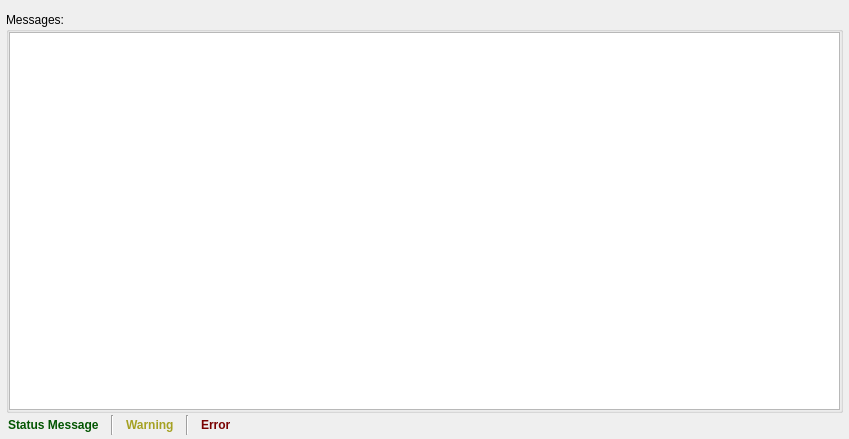
<?xml version="1.0" encoding="UTF-8"?>
<ui version="4.0">
 <class>MessageWindow</class>
 <widget class="QDialog" name="MessageWindow">
  <property name="geometry">
   <rect>
    <x>0</x>
    <y>0</y>
    <width>849</width>
    <height>439</height>
   </rect>
  </property>
  <property name="sizePolicy">
   <sizepolicy hsizetype="Preferred" vsizetype="Preferred">
    <horstretch>0</horstretch>
    <verstretch>0</verstretch>
   </sizepolicy>
  </property>
  <property name="windowTitle">
   <string>Seg3D 2.0 - Message History</string>
  </property>
  <property name="styleSheet">
   <string notr="true">QWidget#HistoryWidget {
  background-color: qlineargradient(spread:pad, x1:0.5, y1:0, x2:0.5, y2:0.960227, stop:0 rgba(221, 221, 221, 255), stop:0.155779 rgba(228, 228, 228, 255), stop:1 rgba(202, 204, 204, 255));
}

QLabel#message_label_{
  color: rgb(3, 86, 2);
}

QLabel#error_label_{
  color: rgb(121, 0, 0);
}

QLabel#warning_label_{
  color: rgb(165, 161, 34);
}
</string>
  </property>
  <layout class="QVBoxLayout" name="verticalLayout">
   <property name="spacing">
    <number>0</number>
   </property>
   <property name="leftMargin">
    <number>6</number>
   </property>
   <property name="topMargin">
    <number>12</number>
   </property>
   <property name="rightMargin">
    <number>6</number>
   </property>
   <property name="bottomMargin">
    <number>2</number>
   </property>
   <item>
    <widget class="QGroupBox" name="groupBox">
     <property name="title">
      <string>Messages:</string>
     </property>
     <layout class="QHBoxLayout" name="horizontalLayout_3">
      <property name="spacing">
       <number>0</number>
      </property>
      <property name="margin">
       <number>0</number>
      </property>
      <item>
       <widget class="QListWidget" name="history_list_">
        <property name="font">
         <font>
          <weight>50</weight>
          <bold>false</bold>
         </font>
        </property>
        <property name="focusPolicy">
         <enum>Qt::NoFocus</enum>
        </property>
        <property name="contextMenuPolicy">
         <enum>Qt::DefaultContextMenu</enum>
        </property>
        <property name="midLineWidth">
         <number>1</number>
        </property>
        <property name="horizontalScrollBarPolicy">
         <enum>Qt::ScrollBarAlwaysOff</enum>
        </property>
        <property name="editTriggers">
         <set>QAbstractItemView::NoEditTriggers</set>
        </property>
        <property name="showDropIndicator" stdset="0">
         <bool>false</bool>
        </property>
        <property name="alternatingRowColors">
         <bool>true</bool>
        </property>
        <property name="selectionMode">
         <enum>QAbstractItemView::NoSelection</enum>
        </property>
        <property name="horizontalScrollMode">
         <enum>QAbstractItemView::ScrollPerItem</enum>
        </property>
        <property name="sortingEnabled">
         <bool>false</bool>
        </property>
       </widget>
      </item>
     </layout>
    </widget>
   </item>
   <item>
    <widget class="QWidget" name="widget" native="true">
     <layout class="QHBoxLayout" name="horizontalLayout_2">
      <property name="spacing">
       <number>12</number>
      </property>
      <property name="margin">
       <number>2</number>
      </property>
      <item>
       <widget class="QLabel" name="message_label_">
        <property name="font">
         <font>
          <weight>75</weight>
          <bold>true</bold>
         </font>
        </property>
        <property name="text">
         <string>Status Message</string>
        </property>
       </widget>
      </item>
      <item>
       <widget class="Line" name="line">
        <property name="orientation">
         <enum>Qt::Vertical</enum>
        </property>
       </widget>
      </item>
      <item>
       <widget class="QLabel" name="warning_label_">
        <property name="font">
         <font>
          <weight>75</weight>
          <bold>true</bold>
         </font>
        </property>
        <property name="text">
         <string>Warning</string>
        </property>
       </widget>
      </item>
      <item>
       <widget class="Line" name="line_2">
        <property name="orientation">
         <enum>Qt::Vertical</enum>
        </property>
       </widget>
      </item>
      <item>
       <widget class="QLabel" name="error_label_">
        <property name="font">
         <font>
          <weight>75</weight>
          <bold>true</bold>
         </font>
        </property>
        <property name="text">
         <string>Error</string>
        </property>
       </widget>
      </item>
      <item>
       <spacer name="horizontalSpacer">
        <property name="orientation">
         <enum>Qt::Horizontal</enum>
        </property>
        <property name="sizeHint" stdset="0">
         <size>
          <width>455</width>
          <height>20</height>
         </size>
        </property>
       </spacer>
      </item>
     </layout>
    </widget>
   </item>
  </layout>
 </widget>
 <resources/>
 <connections/>
</ui>
